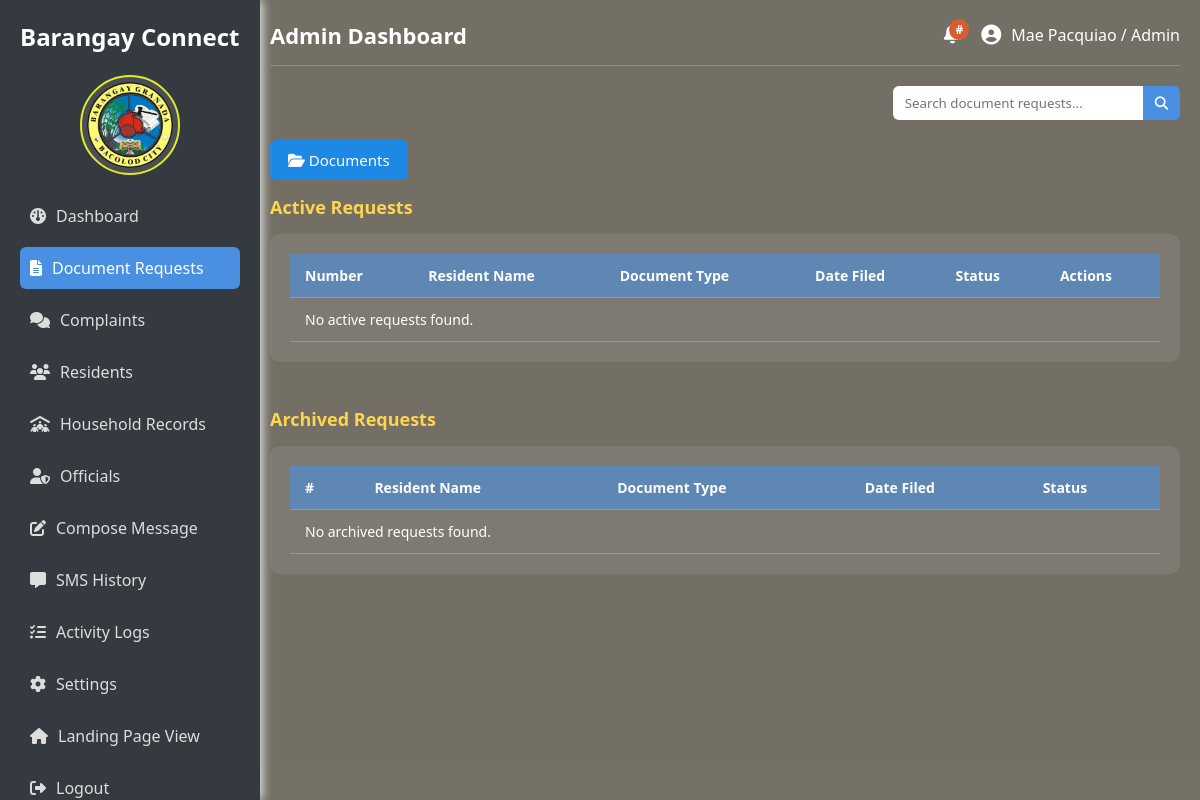
Page /admin/document_request.php (signed in) on the earlier database version.
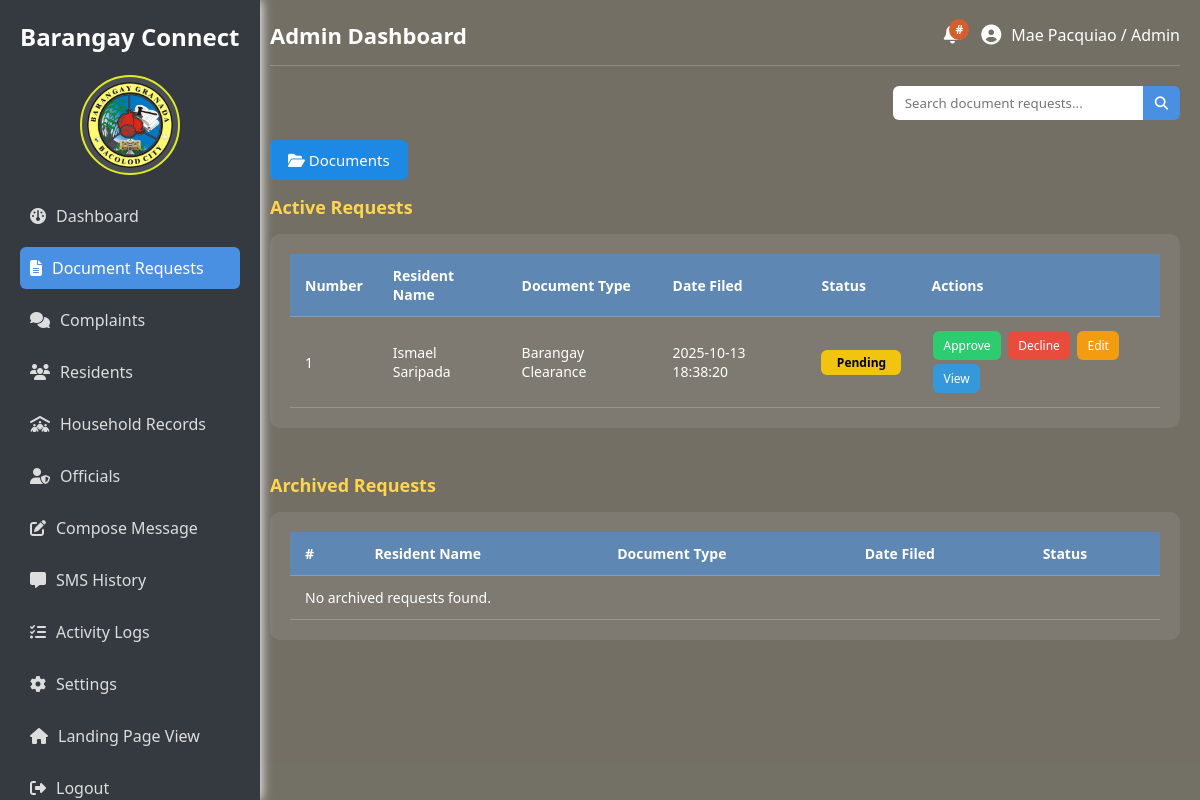
Same page on the later database version.
### tables this page shows
CREATE TABLE `document_request` (
  `request_id` varchar(20) NOT NULL,
  `user_id` varchar(20) NOT NULL,
  `document_type` varchar(100) NOT NULL,
  `purpose` varchar(100) NOT NULL,
  `supporting_file` varchar(100) NOT NULL,
  `status` enum('Approved','Rejected','Released','Pending') NOT NULL,
  `processed_by` varchar(20) DEFAULT NULL,
  `date_requested` timestamp NOT NULL DEFAULT current_timestamp() ON UPDATE current_timestamp(),
  `tracking_number` varchar(100) NOT NULL
);

CREATE TABLE `users` (
  `user_id` varchar(20) NOT NULL,
  `fullname` varchar(100) NOT NULL,
  `username` varchar(100) NOT NULL,
  `password_hash` varchar(100) NOT NULL,
  `role` enum('Admin','Official','Resident') NOT NULL,
  `status` enum('active','inactive') NOT NULL,
  `date_registered` timestamp NOT NULL DEFAULT current_timestamp() ON UPDATE current_timestamp()
);

### admin/document_request.php (the view, shortened to what the changed rows need)
<?php
require_once "../cons/config.php";
?>
<!DOCTYPE html>
<html lang="en">
<head>
  <link rel="stylesheet" href="https://cdnjs.cloudflare.com/ajax/libs/font-awesome/6.5.0/css/all.min.css">
</head>
<body>
  <div class="sidebar">
    <h2>Barangay Connect</h2><br>
  </div>
<div class="main-content">
    <div class="header">
      <h1>Admin Dashboard</h1>
    </div>
    <h2 class="section-title">Active Requests</h2>
    <div class="table-container">
      <table id="requestsTable">
        <thead>
          <tr>
            <th>Number</th>
            <th>Resident Name</th>
            <th>Document Type</th>
            <th>Date Filed</th>
            <th>Status</th>
            <th>Actions</th>
          </tr>
        </thead>
        <tbody>
<?php
  $query = "
    SELECT dr.request_id, u.fullname, dr.document_type, dr.date_requested, dr.status
    FROM document_request dr
    JOIN users u ON dr.user_id = u.user_id
    WHERE dr.status IN ('Pending', 'Processing')
    ORDER BY dr.date_requested DESC
  ";
  $result = $conn->query($query);
  $count = 1;
  if ($result && $result->num_rows > 0):
      while ($row = $result->fetch_assoc()):
?>
  <tr>
    <td><?php echo htmlspecialchars($count++); ?></td>
    <td><?php echo htmlspecialchars($row['fullname']); ?></td>
    <td><?php echo htmlspecialchars($row['document_type']); ?></td>
    <td><?php echo htmlspecialchars($row['date_requested']); ?></td>
    <td><span class="status <?php echo strtolower($row['status']); ?>">
      <?php echo htmlspecialchars($row['status']); ?>
    </span></td>
    <td>
      <button class="action-btn approve">Approve</button>
      <button class="action-btn decline">Decline</button>
      <button class="action-btn edit">Edit</button>
      <button class="action-btn view">View</button>
    </td>
  </tr>
<?php
      endwhile;
  else:
?>
  <tr><td colspan="6">No active requests found.</td></tr>
<?php endif; ?>
</tbody>
      </table>
    </div>
    <h2 class="section-title">Archived Requests</h2>
    <div class="table-container">
      <table id="archivedTable">
        <thead>
          <tr>
            <th>#</th>
            <th>Resident Name</th>
            <th>Document Type</th>
            <th>Date Filed</th>
            <th>Status</th>
          </tr>
        </thead>
      </table>
    </div>
  </div>
</body>
</html>

Differences in the rows shown:
added document_request: user.fullname "Ismael Saripada", document_type "Barangay Clearance", date_requested "2025-10-13 18:38:20", status "Pending"
Other differences:
text no longer shown: "No active requests found."
